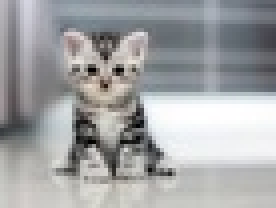
#> input picture seventh lab/foreground.jpeg, 69 x 52 px, shrunk from 259 x 194 before the run (shown 4 times larger)
$ python match_task4.py
#> lines starting #> are read from the running program, lines starting #| are printed output that depends on the picture

import cv2
import numpy as np

def match_features(img1_path, img2_path, name1, name2):
#> called with img1_path = 'foreground.jpeg', img2_path = '4.png', name1 = 'Foreground', name2 = 'Result 4.png'
    img1 = cv2.imread(img1_path, 0) # queryImage
#> img1: shape (52, 69); min 0, max 255, mean 164
    img2 = cv2.imread(img2_path, 0) # trainImage
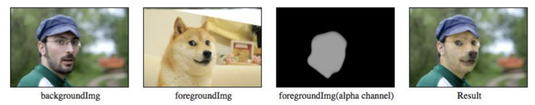
#> input picture seventh lab/4.png, 535 x 105 px, shrunk from 2004 x 392 before the run
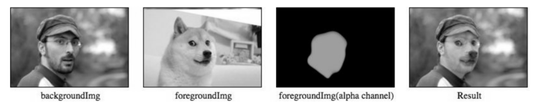
#> img2: shape (105, 535); min 0, max 255, mean 153.2

    if img1 is None or img2 is None:
        print(f"Failed to load {img1_path} or {img2_path}")
        return

    # Initiate ORB detector
    orb = cv2.ORB_create()

    # find the keypoints and descriptors with ORB
    kp1, des1 = orb.detectAndCompute(img1,None)
#> kp1 = (); des1 = None
    kp2, des2 = orb.detectAndCompute(img2,None)
#> kp2 = 245 keypoints; strongest (x, y, size): (206, 52, 44.6), (210, 53, 31), (209, 52, 44.6), (205, 52, 37.2)

    if des1 is None or des2 is None:
        print(f"No descriptors found for {name1} or {name2}")
        return

    # create BFMatcher object
    bf = cv2.BFMatcher(cv2.NORM_HAMMING, crossCheck=True)

    # Match descriptors
    matches = bf.match(des1,des2)

    # Sort them in the order of their distance.
    matches = sorted(matches, key = lambda x:x.distance)

    print(f"Matches between {name1} and {name2}: {len(matches)}")
    if len(matches) > 10:
        print("  -> Significant match found!")
        # Draw top 10 matches (optional, but we just want text output for now)
        good_matches = matches[:10]
        # Check matching coordinates to guess scale/position?
        pts1 = np.float32([ kp1[m.queryIdx].pt for m in good_matches ])
        pts2 = np.float32([ kp2[m.trainIdx].pt for m in good_matches ])

        # Estimate transformation?
        # A simple bounding box check
        print(f"  Avg Pos in {name2}: x={np.mean(pts2[:,0]):.1f}, y={np.mean(pts2[:,1]):.1f}")


match_features("foreground.jpeg", "4.png", "Foreground", "Result 4.png")
match_features("background.webp", "4.png", "Background", "Result 4.png")
#> call 2 of match_features, with img1_path = 'background.webp', img2_path = '4.png', name1 = 'Background', name2 = 'Result 4.png'
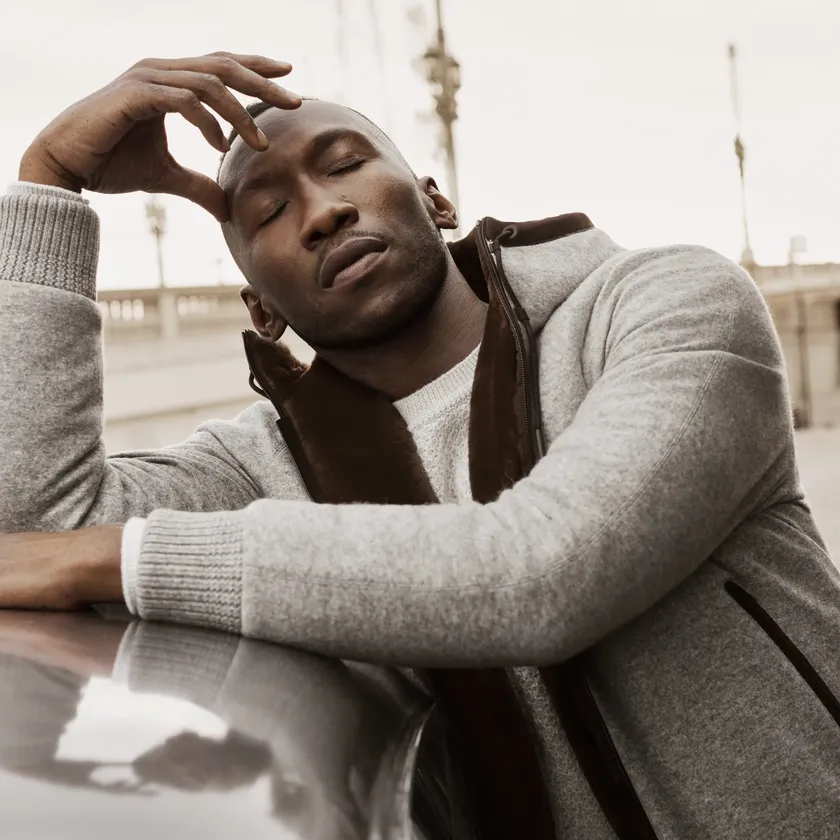
#> input picture seventh lab/background.webp, 840 x 840 px, shrunk from 3148 x 3148 before the run
#> in match_features (call 2), `img1 = cv2.imread(img1_path, 0)`:
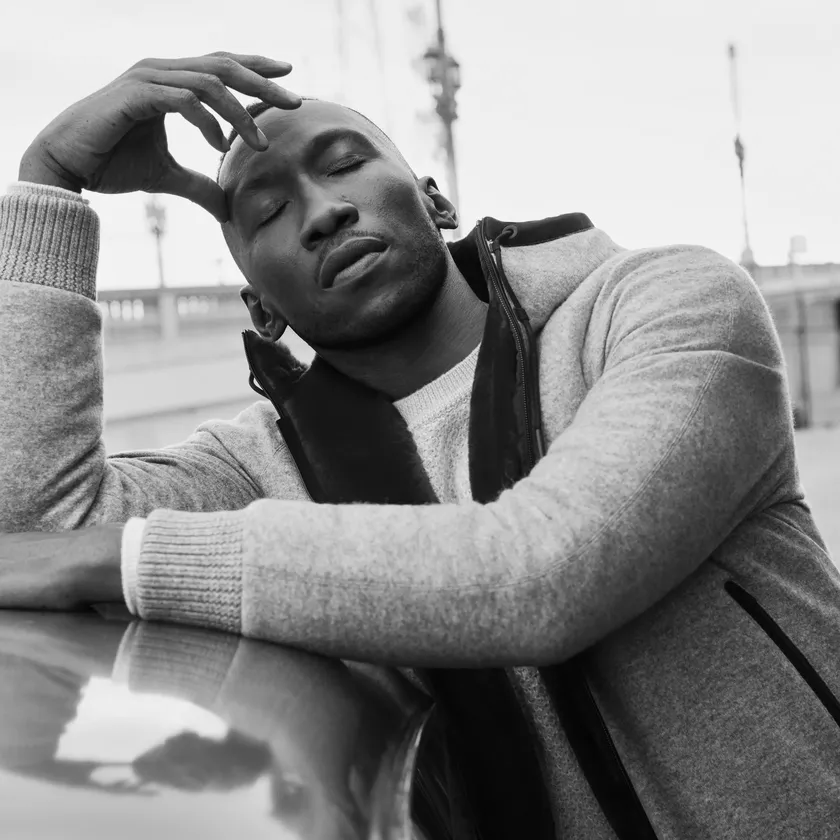
#> img1: shape (840, 840); min 0, max 255, mean 139.6
#> in match_features (call 2), `kp1, des1 = orb.detectAndCompute(img1,None)`: kp1 = 500 keypoints; strongest (x, y, size): (82, 189, 31), (83, 190, 37.2), (442, 229, 31), (288, 328, 37.2)
#> in match_features (call 2), `matches = bf.match(des1,des2)`: matches = 79 matches
#| Matches between Background and Result 4.png: 79
#> in match_features (call 2), `good_matches = matches[:10]`: good_matches = 10 matches
#> in match_features (call 2), `pts1 = np.float32([ kp1[m.queryIdx].pt for m in good_matches ])`: pts1 = [[291, 66], [84.6, 194.1], [299, 106], [128.6, 605.5], [487.3, 498.1], [454, 228], [177.1, 112.3], [456, 226.8], [299.5, 103.7], [298.9, 103.7]]
#> in match_features (call 2), `pts2 = np.float32([ kp2[m.trainIdx].pt for m in good_matches ])`: pts2 = [[475.2, 54], [69, 67], [73.2, 43.2], [469.2, 48], [73.44, 53.28], [76, 40], [307, 60], [68, 52], [258, 66], [258, 60]]
#|   Avg Pos in Result 4.png: x=212.7, y=54.3
